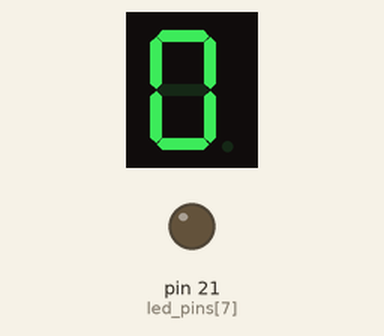
Simulated run of this program. Board: Raspberry Pi (header pin numbers). Parts: 1-digit seven-segment display, output pins drawn as LEDs (lit = HIGH). The segment pins are drawn as the display they are named for; pins used as bus, display or sensor lines are not drawn.

Above: at 0.1 s.
At 2.1 s:
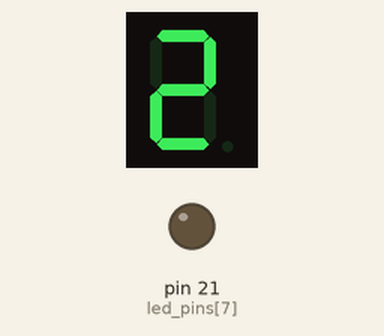
At 3.1 s:
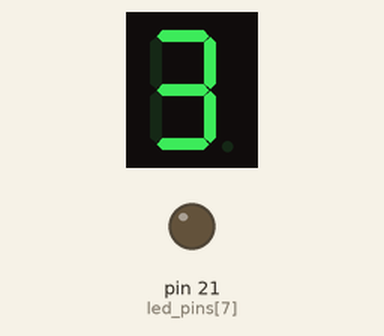
At 5.1 s:
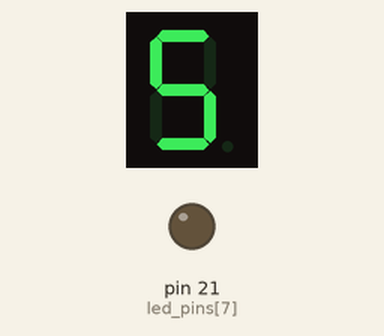
At 6.1 s:
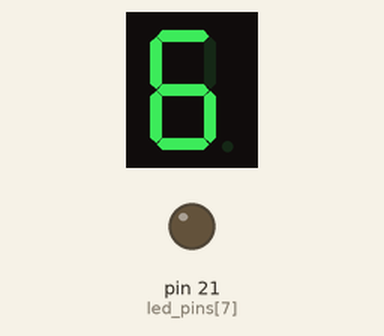
At 9.1 s:
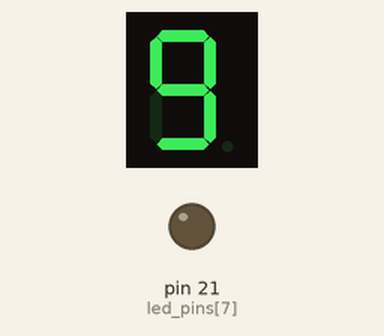

The program:

7seg.py
```python
import RPi.GPIO as led
import time
led.setmode(led.BOARD)
led.setwarnings(False)

# {"a" : 7, "b" : 11, "c" : 19, "d" : 15, "e" : 13, "f" : 5, "g" : 3}

led_pins   = [3, 5, 7, 11, 13, 15, 19, 21]


led_pins_0 = [5, 7, 11, 13, 15, 19]
led_pins_1 = [11, 19]
led_pins_2 = [7, 11, 3, 15, 13]
led_pins_3 = [7, 11, 19, 15, 3]
led_pins_4 = [5, 3, 11, 19]
led_pins_5 = [7, 5, 3, 19, 15]
led_pins_6 = [7, 5, 3, 19, 15, 13]
led_pins_7 = [7, 11, 19]
led_pins_8 = [3, 5, 7, 11, 13, 15, 19]
led_pins_9 = [3, 5, 7, 11, 15, 19]

digits = [led_pins_0,
led_pins_1,
led_pins_2,
led_pins_3,
led_pins_4,
led_pins_5,
led_pins_6,
led_pins_7,
led_pins_8,
led_pins_9]

for x in led_pins:
    led.setup(x, led.OUT)
    led.output(x, 0)

while True:
    for i in digits:
        for j in i:
            led.output(j, 1)
        time.sleep(1)
        for j in i:
             led.output(j, 0)
```

Measured:
- by itself, everything shown: repeats every 10.0 s, in 10 steps
- what the display in image 0 shows lasts 1.0 s, from 0.1 s to 1.1 s
